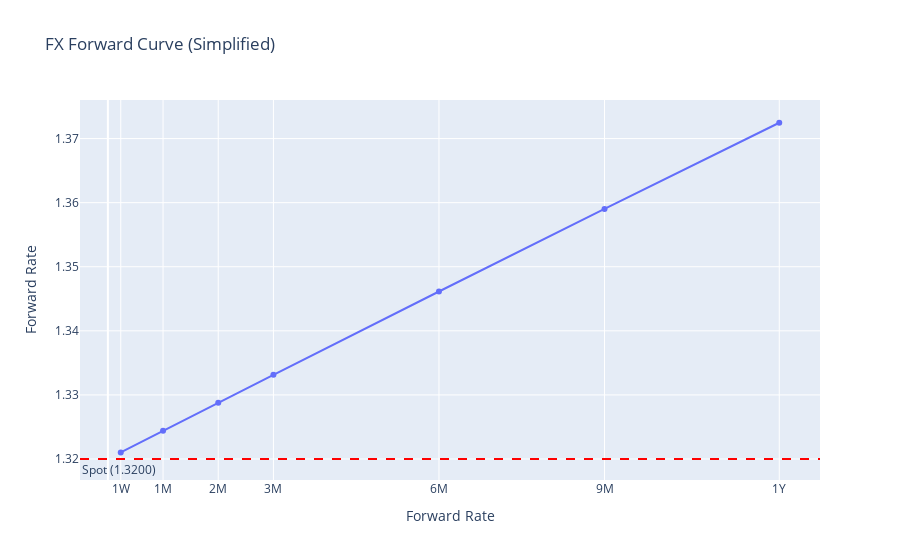

Write notebook code for a chart like this one.
### Code cell
# Plot forward curve
tenor_labels = ["1W", "1M", "2M", "3M", "6M", "9M", "1Y"]

fig = px.line(
    forward_rates_df,
    x="Tenor (Days)",
    y="Forward Rate",
    title="FX Forward Curve (Simplified)",
    markers=True
)
fig.update_xaxes(tickvals=tenors_days, ticktext=tenor_labels, title_text="Maturity")
fig.update_yaxes(title_text="Forward Rate")
fig.add_hline(
    y=spot_t,
    line_dash="dash",
    line_width=2,
    line_color="red",
    annotation_text=f"Spot ({spot_t:.4f})",
    annotation_position="bottom left",
)
fig.show()

forward_rate_value = float(forward_rates_df.iloc[0]["Forward Rate"])
interpreter = ForwardRateInterpreter(
    forward_rate=forward_rate_value,
    spot_rate=spot_t,
    tenor_days=tenors_days[0]
)

for i, s in enumerate(interpreter.get_detailed_interpretations(), start=1):
    print(f"{i}. {textwrap.fill(s, width=90, subsequent_indent='   ')}\n")

### Figure 1 — Plotly figure (JSON) as saved in the notebook; plotly's stock layout.template omitted (floating-point values rounded to 4 significant figures)
{"data": [{"hovertemplate": "Tenor (Days)=%{x}<br>Forward Rate=%{y}<extra></extra>", "legendgroup": "", "line": {"color": "#636efa", "dash": "solid"}, "marker": {"symbol": "circle"}, "mode": "lines+markers", "name": "", "orientation": "v", "showlegend": false, "type": "scatter", "x": [7, 30, 60, 90, 180, 270, 365], "xaxis": "x", "y": [1.321, 1.324, 1.329, 1.333, 1.346, 1.359, 1.372], "yaxis": "y"}], "layout": {"annotations": [{"showarrow": false, "text": "Spot (1.3200)", "x": 0, "xanchor": "left", "xref": "x domain", "y": 1.32, "yanchor": "top", "yref": "y"}], "legend": {"tracegroupgap": 0}, "shapes": [{"line": {"color": "red", "dash": "dash", "width": 2}, "type": "line", "x0": 0, "x1": 1, "xref": "x domain", "y0": 1.32, "y1": 1.32, "yref": "y"}], "title": {"text": "FX Forward Curve (Simplified)"}, "xaxis": {"anchor": "y", "domain": [0, 1], "ticktext": ["1W", "1M", "2M", "3M", "6M", "9M", "1Y"], "tickvals": [7, 30, 60, 90, 180, 270, 365], "title": {"text": "Forward Rate"}}, "yaxis": {"anchor": "x", "domain": [0, 1], "title": {"text": "Forward Rate"}}}}
